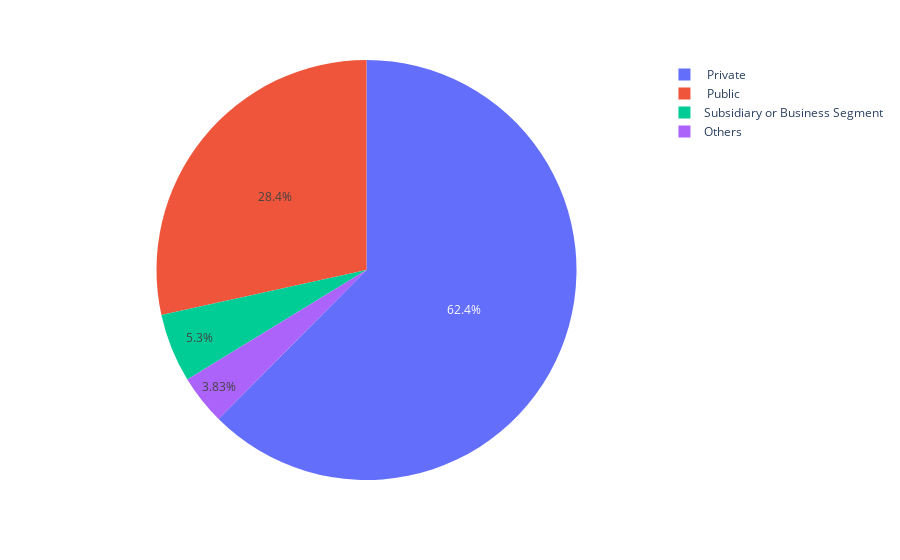

The code cell stored with this chart in its notebook:
### Code cell
px.pie(newOwnership, values='Count', names='Type of ownership')

### Figure 1 — Plotly figure (JSON) as saved in the notebook; plotly's stock layout.template omitted (floating-point values rounded to 4 significant figures)
{"data": [{"domain": {"x": [0, 1], "y": [0, 1]}, "hovertemplate": "Type of ownership=%{label}<br>Count=%{value}<extra></extra>", "labels": [" Private", " Public", "Subsidiary or Business Segment", "Others"], "legendgroup": "", "name": "", "showlegend": true, "type": "pie", "values": [1403, 639, 119, 86]}], "layout": {"legend": {"tracegroupgap": 0}, "margin": {"t": 60}}}
